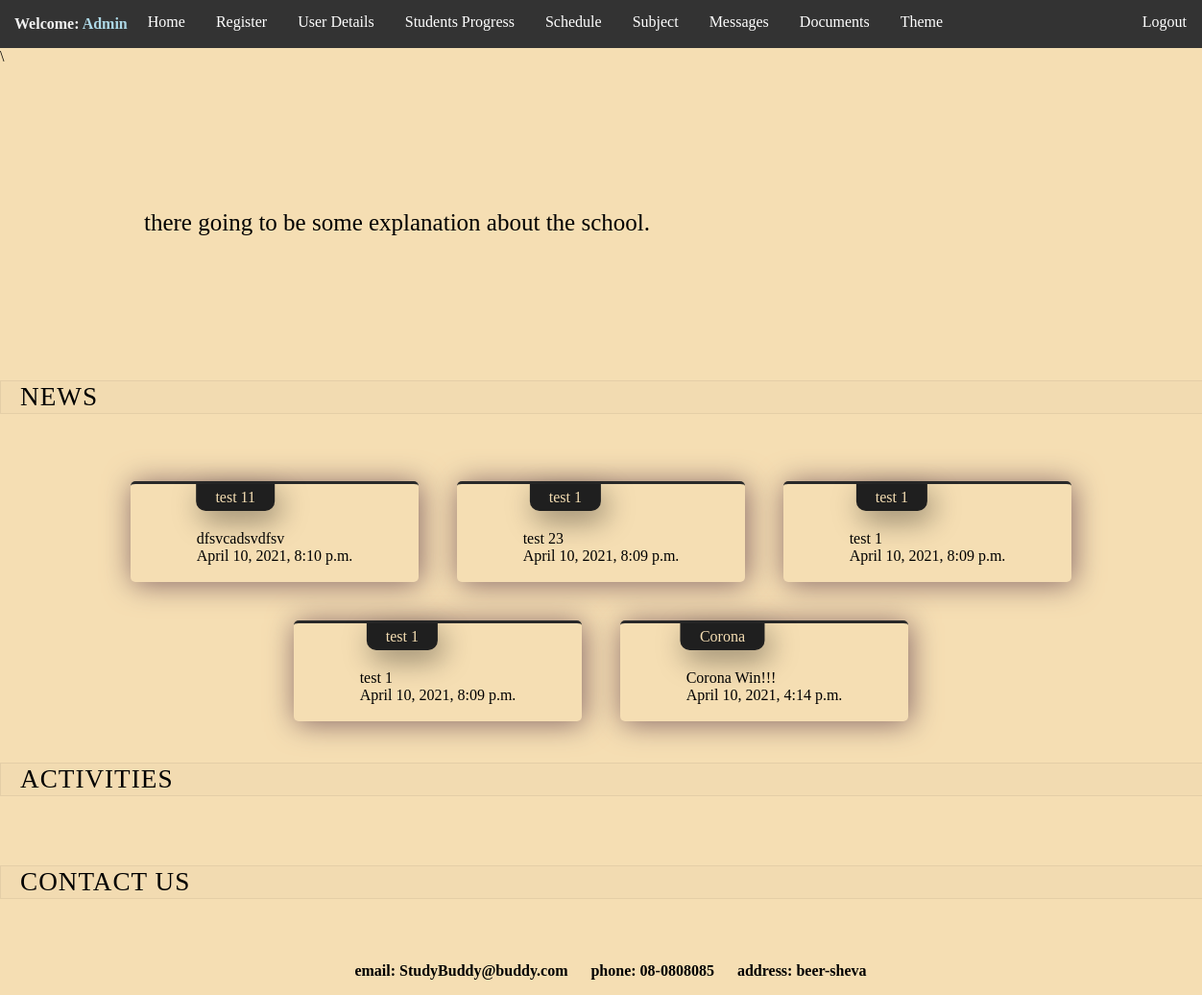
Page / (signed in) on the earlier database version.
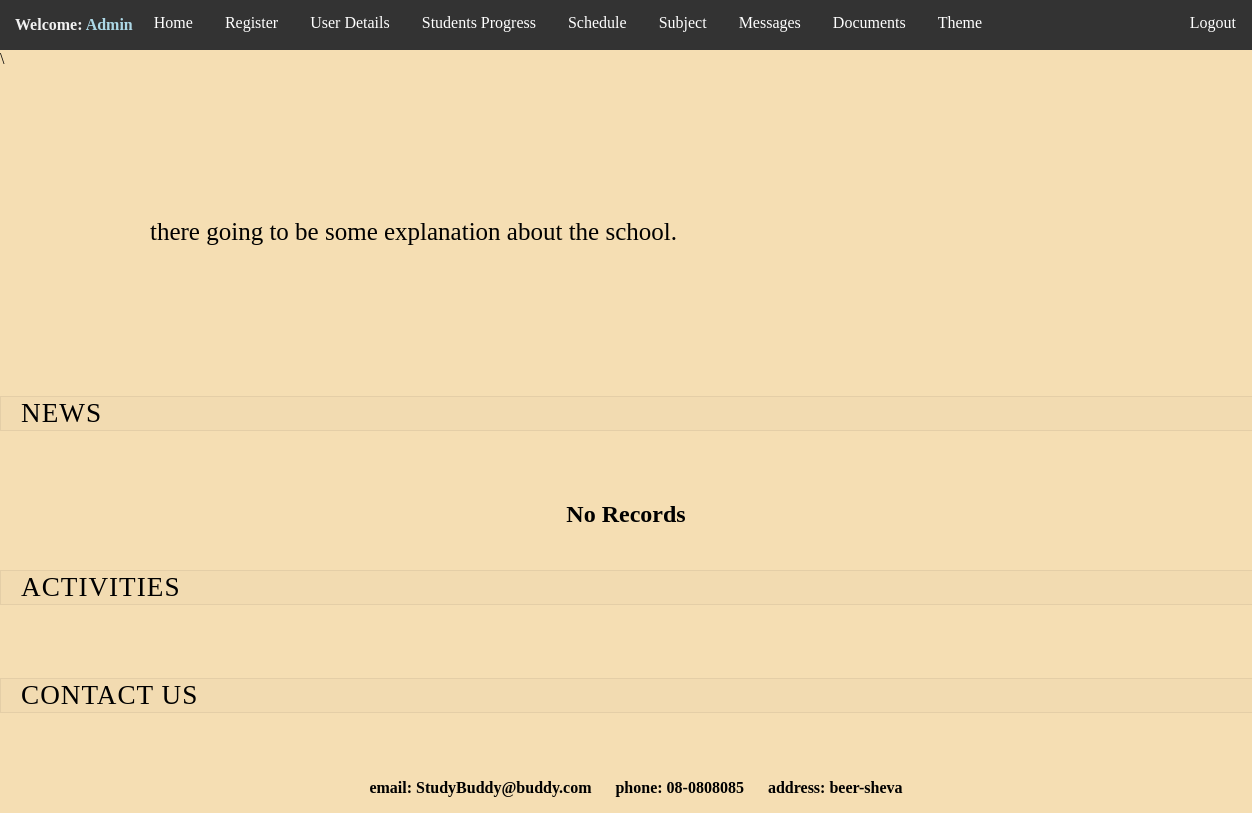
Same page on the later database version.
### StudyBuddy/models.py (models this page shows, shortened)
class Article(models.Model):
    title = models.CharField(max_length=64)
    body = models.TextField()
    date = models.DateTimeField('date published')
    class Meta:
        verbose_name = "Article"
        verbose_name_plural = "Articles"

### StudyBuddy/views.py (the view)
# urls.py: path('', views.home, name='home'),
def home(request):
    print(request.user.username)
    print(request.user.id)
    news = Article.objects.all().order_by('-date')
    return render(request, '../templates/home.html', {'news': news})

### templates/home.html (shortened to what this page needs)
{% include  "navbase.html" %}
{% load static %}
<!DOCTYPE html>
<html lang="en">
<head>
        <link type="text/css" href="{% static 'styles/home.css' %}" rel="stylesheet">
</head>
<body>
    <div class="container-main" >
        <div class="xpl-txt"> <p> there going to be some explanation about the school. </p> </div>
    </div>
    <div class="title-heading">
        <h2>NEWS</h2>
    </div>
    <section id="element-list">
        {% if news %}
            {% for article in news %}
                <div class="news" >
                <div class="news-title">
                {{ article.title }}
                </div>
                    <div class="news-body">
                <br>
                {{ article.body }}
                <br>
                {{ article.date }}
                <br>
                <br>
                    </div>
                </div>
            {% endfor %}
        {% else %}
            <h1>No Records</h1>
        {% endif %}
    </section>
    <div class="title-heading">
        <h2>Activities</h2>
    </div>
    <div class="title-heading">
        <h2>Contact Us</h2>
    </div>
    <section id="element-list">
        <div class="contact-details">
            <p> email: StudyBuddy@buddy.com </p>
            <p> phone: 08-0808085 </p>
            <p> address: beer-sheva </p>
        </div>
    </section>
</body>
</html>

Differences in the rows shown:
removed Article: title "test 11", body "dfsvcadsvdfsv", date "April 10, 2021, 8:10 p.m."
removed Article: title "test 1", body "test 23", date "April 10, 2021, 8:09 p.m."
removed Article: title "test 1", body "test 1", date "April 10, 2021, 8:09 p.m."
removed Article: title "test 1", body "test 1", date "April 10, 2021, 8:09 p.m."
removed Article: title "Corona", body "Corona Win!!!", date "April 10, 2021, 4:14 p.m."
Other differences:
text now shown: "No Records"
